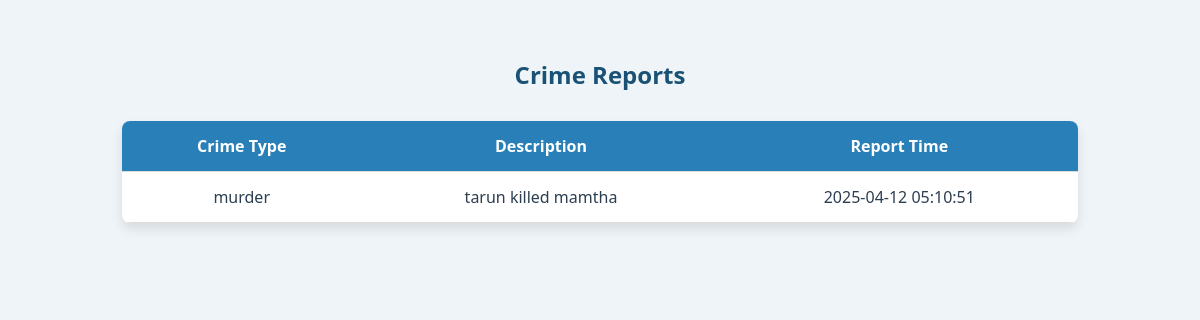
Page /view_reports on the earlier database version.
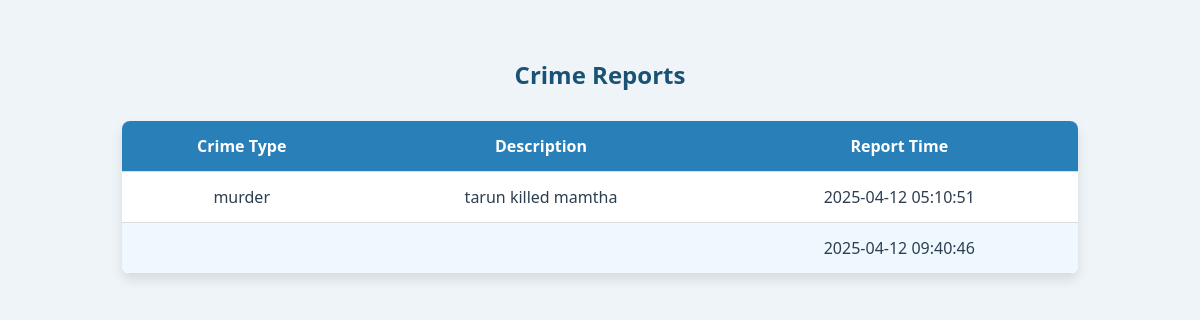
Same page on the later database version.
### tables this page shows
CREATE TABLE reports (
    id INTEGER PRIMARY KEY AUTOINCREMENT,
    crime_type TEXT NOT NULL,
    description TEXT NOT NULL,
    report_time TIMESTAMP DEFAULT CURRENT_TIMESTAMP
);

### app.py (the view)
@app.route('/view_reports')
def view_reports():
    conn = sqlite3.connect('crime_reporting.db')
    cursor = conn.cursor()
    cursor.execute("SELECT * FROM reports")
    all_reports = cursor.fetchall()
    conn.close()
    print("Reports from DB:", all_reports)  # Good for debugging
    return render_template('view_reports.html', reports=all_reports)

### templates/view_reports.html (shortened to what this page needs)
<!DOCTYPE html>
<html lang="en">
<head>
</head>
<body>
    <h2>Crime Reports</h2>
    <table>
        <thead>
            <tr>
                <th>Crime Type</th>
                <th>Description</th>
                <th>Report Time</th>
            </tr>
        </thead>
        <tbody>
            {% for report in reports %}
                <tr>
                    <td>{{ report[1] }}</td>
                    <td>{{ report[2] }}</td>
                    <td>{{ report[3] }}</td>
                </tr>
            {% endfor %}
        </tbody>
    </table>
</body>
</html>

Differences in the rows shown:
added reports: report_time "2025-04-12 09:40:46"
